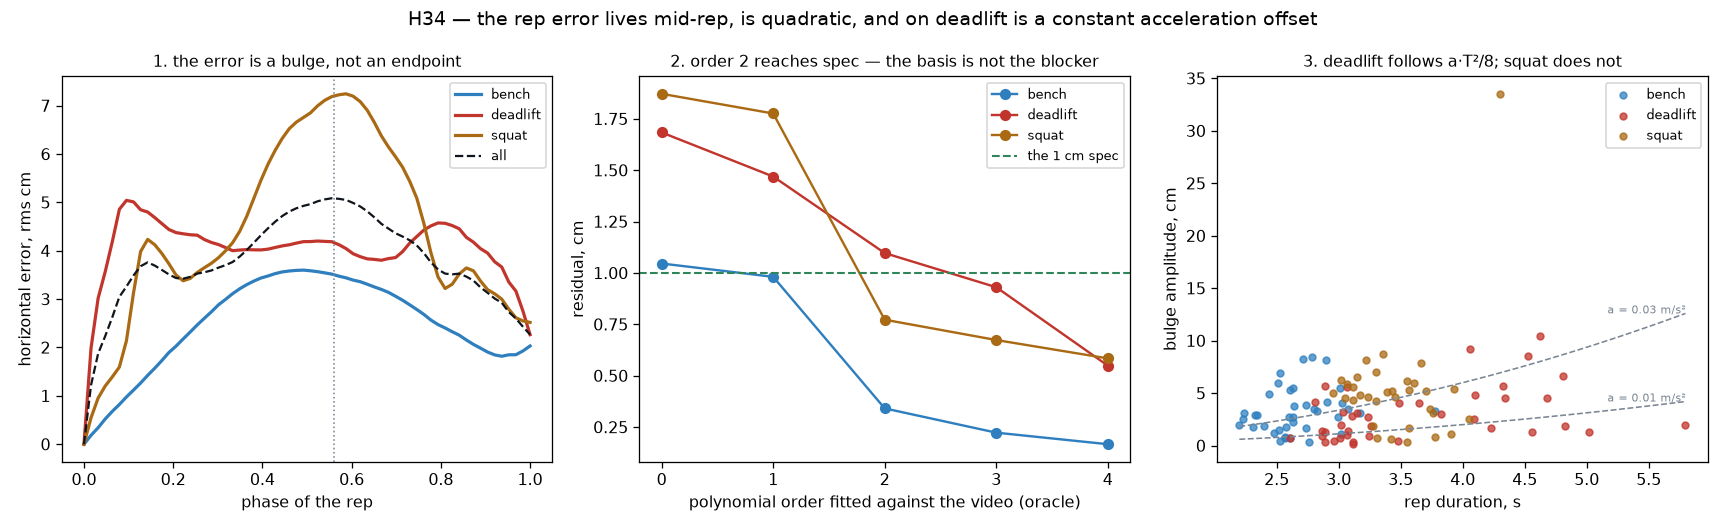

Generate this figure with Python:
"""H34 — where the rep error actually lives, and why two corrections missed it.

H33 measured that reps do not close, and that an oracle told the true closure
gains nothing. This asks the obvious next question — if not at the endpoint,
where? — and the answer joins P2, P3, P6 and H27 into one chain.

1. THE ERROR IS A BULGE IN THE MIDDLE OF THE REP
Horizontal error against phase, rms cm, start-aligned as `vs_truth` scores it:

    phase       0.00  0.12  0.25  0.38  0.50  0.62  0.75  0.88  1.00
    bench       0.00  1.26  2.47  3.37  3.59  3.36  2.79  2.06  2.03
    deadlift    0.00  4.85  4.32  4.02  4.19  3.88  4.29  4.18  2.26
    squat       0.00  3.98  3.55  5.09  6.85  7.09  5.09  3.59  2.52
    ALL         0.00  3.68  3.53  4.17  4.96  4.92  4.11  3.38  2.27

Peak at phase 0.56; the endpoint carries **45% of the peak**. That is the whole
explanation of H33's null result — step 7 acts on the smallest part of the
error, so getting its target right cannot pay.

2. AND A QUADRATIC WOULD REACH SPEC — IF SOMETHING COULD SUPPLY IT
Best per-rep polynomial fitted AGAINST THE VIDEO. An oracle: it uses the answer,
so it is a ceiling on any estimator, never a proposal.

    lift        ships   ord 0   ord 1   ord 2   ord 3   ord 4
    bench        2.10    1.05    0.98    0.34    0.22    0.17
    deadlift     3.09    1.68    1.47    1.10    0.93    0.55
    squat        2.58    1.87    1.78    0.77    0.67    0.58
    ALL          2.39    1.65    1.37    0.71    0.56    0.39

**The jump is 1 -> 2**, 1.37 to 0.71 cm, and 0.71 is inside the ~1 cm spec. A
bulge is quadratic, so this is finding 1 restated in a basis. Order 1 is what
step 7 fits; the shape it cannot represent is exactly the shape the error has.

**This does not contradict C19**, which built a quadratic detrend and lost.
C19's quadratic was constrained to CLOSE the rep, so it had no way to learn the
bulge; this one is told it. The missing ingredient was never the basis.

3. THE BULGE IS A CONSTANT ACCELERATION ERROR — ON DEADLIFT
A constant horizontal acceleration error `a` over a rep of duration T, with a
line removed, leaves a parabola of amplitude a*T^2/8. That is a prediction with
no free parameters, and it is testable against rep duration (2.2-5.8 s here):

    lift        Spearman(T, amplitude)    log-log slope k     [T^2 predicts k = 2]
    deadlift      +0.392  (p = 0.014)         +2.08
    bench         +0.288  (p = 0.076)         +1.26
    squat         -0.167  (p = 0.353)         -0.57

**Deadlift lands on the prediction.** And the implied magnitude is the size P6
already measured from the other direction — the tilt leak surviving step 5b,
0.011-0.070 m/s^2:

    lift        implied a (m/s^2)     as tilt
    bench          0.033               0.19 deg
    deadlift       0.014               0.08
    squat          0.036               0.21

**Squat does not fit the model at all** (k = -0.57), and squat is also where
H33's endpoint oracle made things WORSE and where the non-closure walks. Three
independent analyses now say squat's horizontal error is a different animal.
Nothing here explains it.

4. WHY H27's PER-SET TILT CORRECTION LOST
H27 estimated this acceleration from the pull anchors and applied it per set;
it went `beats_null` 0.68 -> 0.33. The estimate is compared here against what
the position error implies:

    capture              H27 pull_mag   implied |a|   ratio
    deadlift_150x4_1        0.0828        0.0180      4.6
    deadlift_155x5_1        0.0466        0.0222      2.1
    deadlift_160x4_2        0.0529        0.0110      4.8
    deadlift_160x5_2        0.0478        0.0028     17.2
    deadlift_160x6_1        0.0579        0.0312      1.9
    deadlift_160x6_2        0.0119        0.0005     23.8
    deadlift_185x3          0.0496        0.0071      7.0
    deadlift_190x3          0.0330        0.0187      1.8
    deadlift_170x4_3        0.0425        0.0164      2.6

**Over-estimated on 9 of 9, median 4.6x.** Applying a real effect at four times
its size is how a correct mechanism produces 2.78 -> 5.01 cm. The direction is
right — same sign on every capture, Spearman +0.32 — but n = 9 and p = 0.41, so
there are not enough deadlift sets to fit the gain without fitting noise.

5. WHAT A PER-SET CONSTANT COULD CARRY
The implied acceleration is stable within a set — sd/|mean| of 0.34 (bench),
0.60 (deadlift), 0.47 (squat), under 1.0 on 22 of 24 sets — and **negative on
22 of 24 set means**, which is P6's sign result reproduced from position rather
than acceleration. So a per-SET constant is the right granularity. What is
missing is an estimator for its size, and the pull anchors are not it.

    python3 analysis/84_error_phase.py
"""
from __future__ import annotations

import json
import sys
import warnings
from pathlib import Path

import numpy as np
from scipy import stats

ROOT = Path(__file__).resolve().parents[1]
sys.path.insert(0, str(ROOT))

from src import capture, metrics, pipeline, tracked   # noqa: E402

RAW = ROOT / "data_v2" / "raw"
TRACKED = ROOT / "data_v2" / "tracked"
OUT = ROOT / "analysis" / "84_error_phase.png"
STRAPPED = "deadlift_160x6_1_20260818"
N = 64
PH = np.linspace(0.0, 1.0, N)


def _resamp(a, n=N):
    s = np.linspace(0, 1, len(a))
    q = np.linspace(0, 1, n)
    return np.column_stack([np.interp(q, s, a[:, 0]), np.interp(q, s, a[:, 1])])


def collect():
    warnings.simplefilter("ignore")
    out = []
    for csv in sorted(RAW.glob("*.csv")):
        if STRAPPED in csv.stem:
            continue
        tp = TRACKED / f"{csv.stem.rsplit('_', 1)[0]}.csv"
        if not tp.is_file():
            continue
        try:
            res = pipeline.run(csv)
            vs = metrics.vs_truth(res, tracked.read(None, src=tp))
        except Exception:
            continue
        t = res["log"]["t"]
        for pr in vs["per_rep"]:
            if not pr.get("covered"):
                continue
            a, z = res["bounds"][pr["rep"]]
            v = _resamp(np.asarray(pr["curve_video"], float))
            p = _resamp(np.asarray(pr["curve_pipeline"], float))
            e = ((p - p[0] + v[0]) - v)[:, 0]
            out.append(dict(capture=csv.stem, lift=capture.lift_of(csv),
                            rep=pr["rep"], T=float(t[z - 1] - t[a]), e=e))
    return out


def sagitta(e):
    """Amplitude of the best parabola through `e`, measured off its own chord."""
    c, *_ = np.linalg.lstsq(np.vander(PH, 3), e, rcond=None)
    fit = np.vander(PH, 3) @ c
    dev = fit - np.linspace(fit[0], fit[-1], N)
    return float(dev[int(np.argmax(np.abs(dev)))])


def main():
    reps = collect()
    lifts = ("bench", "deadlift", "squat")
    err = np.array([r["e"] for r in reps]) * 100
    lf = np.array([r["lift"] for r in reps])
    T = np.array([r["T"] for r in reps])

    print(f"{len(reps)} reps, duration {T.min():.1f}-{T.max():.1f} s\n")
    print("1. ERROR AGAINST PHASE, rms cm")
    idx = [int(round(x * (N - 1))) for x in np.linspace(0, 1, 9)]
    print("   " + " " * 10 + " ".join(f"{x:5.2f}" for x in np.linspace(0, 1, 9)))
    for l in lifts + ("ALL",):
        m = np.ones(len(err), bool) if l == "ALL" else (lf == l)
        prof = np.sqrt((err[m] ** 2).mean(0))
        print(f"   {l:10s}" + " ".join(f"{prof[i]:5.2f}" for i in idx))
    prof = np.sqrt((err ** 2).mean(0))
    print(f"   peak at phase {PH[np.argmax(prof)]:.2f}; "
          f"endpoint is {100*prof[-1]/prof.max():.0f}% of it")

    print("\n2. ORACLE LADDER over polynomial order (fitted against the video)")
    print(f"   {'lift':10s} {'ships':>7s} " +
          " ".join(f"{'ord ' + str(k):>7s}" for k in range(5)))
    for l in lifts + ("ALL",):
        m = np.ones(len(err), bool) if l == "ALL" else (lf == l)
        ships = np.median(np.sqrt((err[m] ** 2).mean(1)))
        row = []
        for k in range(5):
            V = np.vander(PH, k + 1)
            row.append(np.median([
                np.sqrt(((e - V @ np.linalg.lstsq(V, e, rcond=None)[0]) ** 2).mean())
                for e in err[m]]))
        print(f"   {l:10s} {ships:7.2f} " + " ".join(f"{x:7.2f}" for x in row))

    print("\n3. IS THE BULGE a*T^2/8 ?")
    amp = np.array([abs(sagitta(r["e"])) for r in reps])
    for l in lifts:
        m = lf == l
        r_, p_ = stats.spearmanr(T[m], amp[m])
        k = np.polyfit(np.log(T[m]), np.log(np.maximum(amp[m], 1e-6)), 1)[0]
        a_imp = np.median(8 * amp[m] / T[m] ** 2)
        print(f"   {l:10s} Spearman {r_:+.3f} (p={p_:.3f})  k={k:+.2f}  "
              f"implied a = {a_imp:.3f} m/s^2 = "
              f"{np.degrees(np.arcsin(a_imp / 9.81)):.2f} deg")

    print("\n4. H27's ESTIMATE vs WHAT THE POSITION ERROR IMPLIES")
    h27p = ROOT / "analysis" / "77_pull_tilt.json"
    if h27p.is_file():
        h27 = json.loads(h27p.read_text())
        by_cap = {}
        for r in reps:
            by_cap.setdefault(r["capture"], []).append(
                8 * sagitta(r["e"]) / r["T"] ** 2)
        pm, im = [], []
        print(f"   {'capture':34s} {'H27':>9s} {'implied':>9s} {'ratio':>7s}")
        for k, d in h27.items():
            if k not in by_cap or not d.get("pull_mag"):
                continue
            a = abs(float(np.mean(by_cap[k])))
            pm.append(d["pull_mag"])
            im.append(a)
            print(f"   {k[:34]:34s} {d['pull_mag']:9.4f} {a:9.4f} "
                  f"{d['pull_mag'] / max(a, 1e-9):7.1f}")
        pm, im = np.array(pm), np.array(im)
        if len(pm) > 2:
            r_, p_ = stats.spearmanr(pm, im)
            print(f"   over-estimated on {int((pm > im).sum())}/{len(pm)}, "
                  f"median {np.median(pm / im):.1f}x; Spearman {r_:+.3f} (p={p_:.3f})")

    print("\n5. IS IT CONSTANT WITHIN A SET?")
    sets = {}
    for r in reps:
        sets.setdefault((r["capture"], r["lift"]), []).append(
            8 * sagitta(r["e"]) / r["T"] ** 2)
    for l in lifts:
        cv, means = [], []
        for (cap, lift2), v in sets.items():
            if lift2 != l or len(v) < 3:
                continue
            v = np.array(v)
            cv.append(v.std() / max(abs(v.mean()), 1e-9))
            means.append(v.mean())
        print(f"   {l:10s} n={len(cv):2d} sets  median sd/|mean| {np.median(cv):.2f}"
              f"  under 1.0 on {int((np.array(cv) < 1).sum())}/{len(cv)}"
              f"  negative set means {int((np.array(means) < 0).sum())}/{len(means)}")

    figure(err, lf, T, amp, lifts)


def figure(err, lf, T, amp, lifts):
    import matplotlib
    matplotlib.use("Agg")
    import matplotlib.pyplot as plt

    C = {"bench": "#2f7fbf", "deadlift": "#c1352c", "squat": "#a96a13"}
    fig, axs = plt.subplots(1, 3, figsize=(15, 4.6))

    ax = axs[0]
    for l in lifts:
        ax.plot(PH, np.sqrt((err[lf == l] ** 2).mean(0)), lw=2, color=C[l], label=l)
    ax.plot(PH, np.sqrt((err ** 2).mean(0)), lw=1.4, color="#10151c", ls="--",
            label="all")
    ax.axvline(0.56, color="#7b8694", lw=1, ls=":")
    ax.set_xlabel("phase of the rep")
    ax.set_ylabel("horizontal error, rms cm")
    ax.set_title("1. the error is a bulge, not an endpoint", fontsize=10)
    ax.legend(fontsize=8)

    ax = axs[1]
    orders = range(5)
    for l in lifts:
        m = lf == l
        row = []
        for k in orders:
            V = np.vander(PH, k + 1)
            row.append(np.median([
                np.sqrt(((e - V @ np.linalg.lstsq(V, e, rcond=None)[0]) ** 2).mean())
                for e in err[m]]))
        ax.plot(list(orders), row, "o-", color=C[l], label=l)
    ax.axhline(1.0, color="#2f855a", ls="--", lw=1.3, label="the 1 cm spec")
    ax.set_xticks(list(orders))
    ax.set_xlabel("polynomial order fitted against the video (oracle)")
    ax.set_ylabel("residual, cm")
    ax.set_title("2. order 2 reaches spec — the basis is not the blocker",
                 fontsize=10)
    ax.legend(fontsize=8)

    ax = axs[2]
    for l in lifts:
        m = lf == l
        ax.scatter(T[m], amp[m] * 100, s=18, alpha=.75, color=C[l], label=l)
    tt = np.linspace(T.min(), T.max(), 50)
    for a_ in (0.01, 0.03):
        ax.plot(tt, 100 * a_ * tt ** 2 / 8, color="#7b8694", lw=1, ls="--")
        ax.annotate(f"a = {a_:.2f} m/s²", (tt[-1], 100 * a_ * tt[-1] ** 2 / 8),
                    fontsize=7, color="#7b8694", ha="right")
    ax.set_xlabel("rep duration, s")
    ax.set_ylabel("bulge amplitude, cm")
    ax.set_title("3. deadlift follows a·T²/8; squat does not", fontsize=10)
    ax.legend(fontsize=8)

    fig.suptitle("H34 — the rep error lives mid-rep, is quadratic, and on "
                 "deadlift is a constant acceleration offset", fontsize=12)
    fig.tight_layout()
    fig.savefig(OUT, dpi=115)
    print(f"\nwrote {OUT}")


if __name__ == "__main__":
    main()
